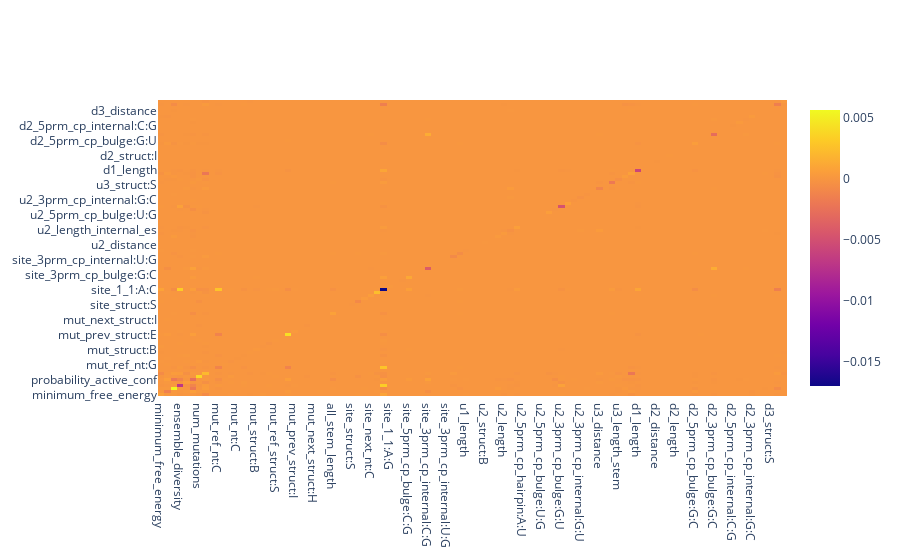

Notebook cell for this chart:
### Code cell
from plotly.offline import init_notebook_mode
init_notebook_mode(connected=True)

trace = Heatmap(z=mean_interaction_values_df.values,
                   x=Cols,
                   y=Index)
iplot([trace],show_link=False)

### Figure 1 — Plotly figure (JSON) as saved in the notebook; plotly's stock layout.template omitted (floating-point values rounded to 4 significant figures; data arrays with more than 128 entries replaced by an {"elided": "..."} marker saying what was removed)
{"data": [{"type": "heatmap", "x": ["minimum_free_energy", "ensemble_free_energy", "mfe_frequency", "ensemble_diversity", "sim_nor_score", "probability_active_conf", "num_mutations", "mut_pos", "mut_site_dist", "mut_ref_nt:C", "mut_ref_nt:G", "mut_nt:A", "mut_nt:C", "mut_nt:G", "mut_nt:U", "mut_struct:B", "mut_struct:I", "mut_struct:S", "mut_ref_struct:S", "mut_prev_struct:B", "mut_prev_struct:E", "mut_prev_struct:I", "mut_prev_struct:S", "mut_next_struct:B", "mut_next_struct:H", "mut_next_struct:I", "mut_next_struct:S", "all_stem_length", "site_struct:B", "site_struct:I", "site_struct:S", "site_prev_nt:C", "site_prev_nt:G", "site_next_nt:C", "site_next_nt:G", "site_1_1:A:C", "site_1_1:A:G", "site_1_1:A:U", "site_length", "site_5prm_cp_bulge:C:G", "site_3prm_cp_bulge:G:C", "site_5prm_cp_internal:C:G", "site_3prm_cp_internal:C:G", "site_3prm_cp_internal:G:C", "site_3prm_cp_internal:G:U", "site_3prm_cp_internal:U:G", "u_count", "u_all_stem_length", "u1_length", "u1_length_stem", "u2_distance", "u2_struct:B", "u2_struct:H", "u2_struct:I", "u2_length", "u2_length_internal_es", "u2_length_internal_ecs", "u2_5prm_cp_hairpin:A:U", "u2_5prm_cp_bulge:C:G", "u2_5prm_cp_bulge:G:C", "u2_5prm_cp_bulge:U:G", "u2_3prm_cp_bulge:A:U", "u2_3prm_cp_bulge:C:G", "u2_3prm_cp_bulge:G:U", "u2_5prm_cp_internal:G:C", "u2_3prm_cp_internal:G:C", "u2_3prm_cp_internal:G:U", "u2_3prm_cp_internal:U:G", "u3_exist", "u3_distance", "u3_struct:S", "u3_length", "u3_length_stem", "d_count", "d_all_stem_length", "d1_length", "d1_length_stem", "d2_exist", "d2_distance", "d2_struct:B", "d2_struct:I", "d2_length", "d2_length_bulge", "d2_5prm_cp_bulge:C:G", "d2_5prm_cp_bulge:G:C", "d2_5prm_cp_bulge:G:U", "d2_3prm_cp_bulge:C:G", "d2_3prm_cp_bulge:G:C", "d2_3prm_cp_bulge:G:U", "d2_3prm_cp_bulge:U:A", "d2_5prm_cp_internal:C:G", "d2_5prm_cp_internal:G:C", "d2_3prm_cp_internal:C:G", "d2_3prm_cp_internal:G:C", "d3_exist", "d3_distance", "d3_struct:S", "d3_length", "d3_length_stem"], "y": ["minimum_free_energy", "ensemble_free_energy", "mfe_frequency", "ensemble_diversity", "sim_nor_score", "probability_active_conf", "num_mutations", "mut_pos", "mut_site_dist", "mut_ref_nt:C", "mut_ref_nt:G", "mut_nt:A", "mut_nt:C", "mut_nt:G", "mut_nt:U", "mut_struct:B", "mut_struct:I", "mut_struct:S", "mut_ref_struct:S", "mut_prev_struct:B", "mut_prev_struct:E", "mut_prev_struct:I", "mut_prev_struct:S", "mut_next_struct:B", "mut_next_struct:H", "mut_next_struct:I", "mut_next_struct:S", "all_stem_length", "site_struct:B", "site_struct:I", "site_struct:S", "site_prev_nt:C", "site_prev_nt:G", "site_next_nt:C", "site_next_nt:G", "site_1_1:A:C", "site_1_1:A:G", "site_1_1:A:U", "site_length", "site_5prm_cp_bulge:C:G", "site_3prm_cp_bulge:G:C", "site_5prm_cp_internal:C:G", "site_3prm_cp_internal:C:G", "site_3prm_cp_internal:G:C", "site_3prm_cp_internal:G:U", "site_3prm_cp_internal:U:G", "u_count", "u_all_stem_length", "u1_length", "u1_length_stem", "u2_distance", "u2_struct:B", "u2_struct:H", "u2_struct:I", "u2_length", "u2_length_internal_es", "u2_length_internal_ecs", "u2_5prm_cp_hairpin:A:U", "u2_5prm_cp_bulge:C:G", "u2_5prm_cp_bulge:G:C", "u2_5prm_cp_bulge:U:G", "u2_3prm_cp_bulge:A:U", "u2_3prm_cp_bulge:C:G", "u2_3prm_cp_bulge:G:U", "u2_5prm_cp_internal:G:C", "u2_3prm_cp_internal:G:C", "u2_3prm_cp_internal:G:U", "u2_3prm_cp_internal:U:G", "u3_exist", "u3_distance", "u3_struct:S", "u3_length", "u3_length_stem", "d_count", "d_all_stem_length", "d1_length", "d1_length_stem", "d2_exist", "d2_distance", "d2_struct:B", "d2_struct:I", "d2_length", "d2_length_bulge", "d2_5prm_cp_bulge:C:G", "d2_5prm_cp_bulge:G:C", "d2_5prm_cp_bulge:G:U", "d2_3prm_cp_bulge:C:G", "d2_3prm_cp_bulge:G:C", "d2_3prm_cp_bulge:G:U", "d2_3prm_cp_bulge:U:A", "d2_5prm_cp_internal:C:G", "d2_5prm_cp_internal:G:C", "d2_3prm_cp_internal:C:G", "d2_3prm_cp_internal:G:C", "d3_exist", "d3_distance", "d3_struct:S", "d3_length", "d3_length_stem"], "z": {"elided": "99x99 float values"}}], "layout": {}}
